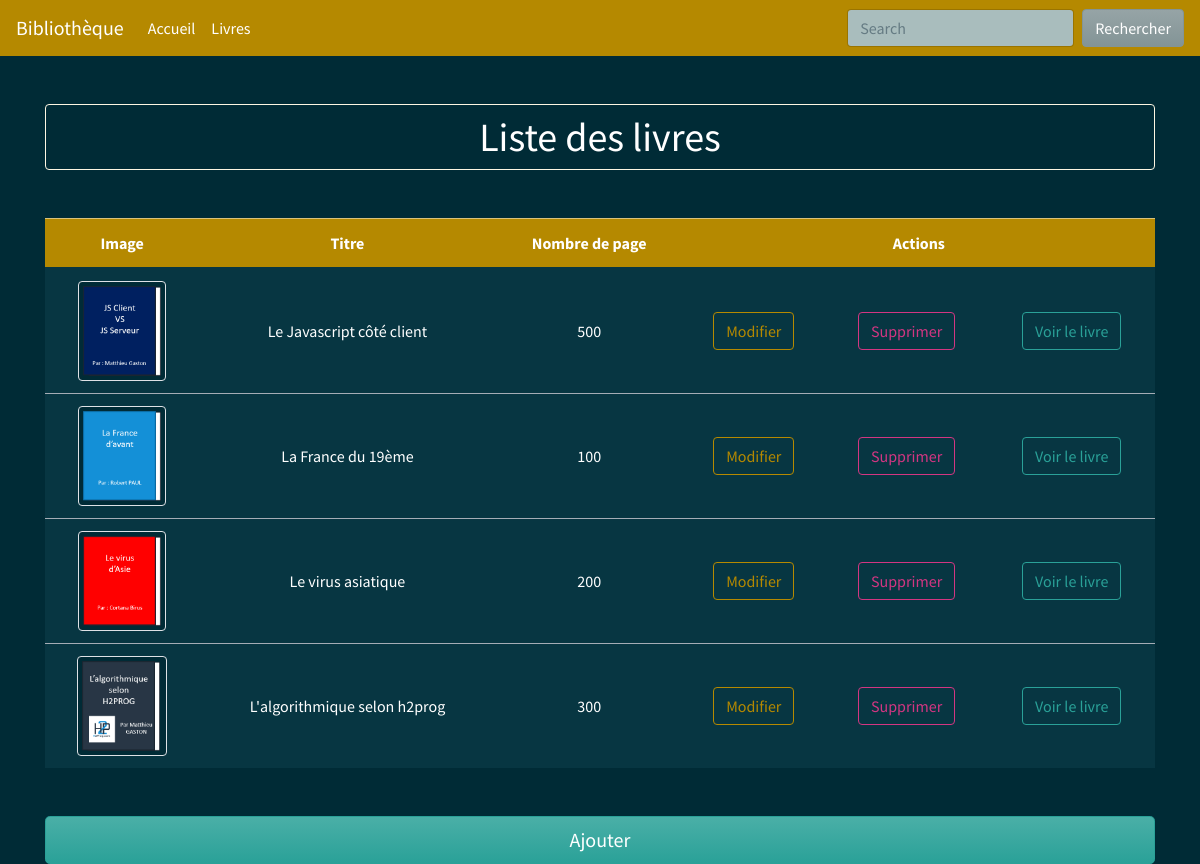
Screenshot of /livres with the database file from the repository.
### tables this page shows
CREATE TABLE IF NOT EXISTS `livres` (
  `id` int(11) NOT NULL AUTO_INCREMENT,
  `titre` varchar(50) NOT NULL,
  `nbPages` int(11) NOT NULL,
  `image` varchar(100) NOT NULL,
  PRIMARY KEY (`id`)
);

### controllers/LivreController.controller.php (called while the page is built, shortened)
<?php
require_once('models/LivreManager.class.php');
class LivreController extends Utils{
    private $livreManager;
    public function __construct(){
        $this->livreManager = new LivreManager;
        $this->livreManager->getBooksFromDb();
    }
    public function afficherLivres(){
        $books = $this->livreManager->getBooks();
        require "views/livres.view.php";
    }
}
?>

### models/LivreManager.class.php (called while the page is built, shortened)
<?php
require_once('Model.class.php');
require_once('Livre.class.php');
class LivreManager extends Model {
     private $books;
    public function ajoutLivre($book){
         $this->books[] = $book;
    }
    public function getBooks(){return $this->books;}
    public function getBooksFromDb() {
        $req = 'SELECT * FROM livres ORDER BY livres.id DESC ';
        $stmt = $this->getBDD()->prepare($req);
        $stmt ->execute();
        $livres = $stmt->fetchAll(PDO::FETCH_ASSOC);
    }
}
?>

### models/Livre.class.php (called while the page is built, shortened)
<?php
class Livre {
    private $id;
    private $titre;
    private $nbPages;
    private $image;
    public function __construct($id,$titre,$nbPages,$image)
    {
        $this->id = $id;
        $this->titre = $titre;
        $this->nbPages = $nbPages;
        $this->image = $image;
    }
    public function getId(){return $this->id;}
    public function getTitre(){return $this->titre;}
    public function getNbPages(){return $this->nbPages;}
    public function getImage(){return $this->image;}
}
?>

### models/Model.class.php (called while the page is built, shortened)
<?php
abstract class Model
{
    private static $pdo;
    private static function setBdd(){
        self::$pdo= new PDO("mysql:host=localhost;dbname=books;charset=utf8", 'root', 'root');
        self::$pdo->setAttribute(PDO::ATTR_ERRMODE,PDO::ERRMODE_WARNING);
    }
    protected function getBdd(){
        return self::$pdo;
    }
}
?>

### views/livres.view.php (the view, shortened to what this page needs)
<table class="table mt-5 ">
  <thead>
    <tr class="table-primary text-center">
      <th scope="col">Image</th>
      <th scope="col">Titre</th>
      <th scope="col">Nombre de page</th>
      <th scope="col" colspan="3">Actions</th>
    </tr>
  </thead>
  <tbody>
  <?php
foreach ( $books as $book) : ?>
    <tr class="table-dark text-center">
      <td scope="row" class="align-middle">
        <img src="<?=URL?>public/images/<?=$book->getImage()?>" alt="<?= $book->getTitre() ?>" style="max-height:100px;" class="img-fluid img-thumbnail">
      </td>
      <td class="align-middle"><?= $book->getTitre() ?></td>
      <td class="align-middle"><?= $book->getNbPages() ?></td>
      <td class="align-middle"><a href="<?=URL?>livres/u/<?=$book->getId();?>" class="btn btn-outline-primary">Modifier</a></td>
      <td class="align-middle">
       <form action="<?=URL?>livres/d/<?=$book->getId();?>" method="POST" onSubmit="return confirm('Voules-vous vraiement supprimer ce livre ?');">
          <button type="submit" class="btn btn-outline-danger">Supprimer</button>
        </form></td>
      <td class="align-middle"><a href="livres/l/<?=$book->getId()?>" class="btn btn-outline-success">Voir le livre</a></td>
    </tr>
  <?php endforeach; ?>
  </tbody>
</table>
<a href="<?=URL?>livres/a" type="button" class="btn btn-success btn-lg btn-block mt-5">Ajouter</a>
<?php
$title = 'Liste des livres';
$content = ob_get_clean();
require "template.php";
?>

### index.php (shortened to what this page needs)
<?php
require_once('./controllers/LivreController.controller.php');
$livreController =  new LivreController;
try {
    if(empty($_GET['page'])) {
        require "views/accueil.view.php";
    } else {
        $url = explode("/", filter_var($_GET['page']), FILTER_SANITIZE_URL);
        switch($url[0]) {
            case "livres" :
            if(empty($url[1])){
                $livreController->afficherLivres();
            } else if($url[1] === 'l') {
                $livreController->afficherUnLivre($url[2]);
            } else if($url[1] === 'a') {
                $livreController->ajouterUnLivre();
            } else if($url[1] === 'u') {
                $livreController->modifierUnLivre($url[2]);
            } else if($url[1] === 'd') {
                $livreController->supprimerLivre($url[2]);
            } else if($url[1] === 'av') {
                $livreController->ajoutLivreValidation();
            } else if($url[1] === 'uv') {
                $livreController->modifLivreValidation();
            } else {
                throw new Exception("La page n'existe pas");
            }
            break;
        }
    }
} catch (Exception $e) {
    echo $e->getMessage();
}
?>

### views/template.php (shortened to what this page needs)
<!DOCTYPE html>
<html lang="en">
<head>
    <link rel="stylesheet" href="https://bootswatch.com/4/solar/bootstrap.min.css">
</head>
<body>
   <nav class="navbar navbar-expand-lg navbar-dark bg-primary">
        <a class="navbar-brand" href="#">Bibliothèque</a>
        <div class="collapse navbar-collapse" id="navbarColor01">
            <ul class="navbar-nav mr-auto">
            <li class="nav-item active">
                <a class="nav-link" href="<?=URL?>accueil">Accueil
                </a>
            </li>
            <li class="nav-item active">
                <a class="nav-link" href="<?=URL?>livres">Livres
                </a>
            </li>
            </ul>
            <form class="form-inline my-2 my-lg-0">
            <input class="form-control mr-sm-2" type="text" placeholder="Search">
            <button class="btn btn-secondary my-2 my-sm-0" type="submit">Rechercher</button>
            </form>
        </div>
    </nav>
    <div class="container">
        <h1 class="text-center text-white rounded border  border-light p-2 mt-5"><?= $title ?></h1>
     <?=  $content ?>
    </div>
</body>
</html>

### rows the page displays
livres: image (picture), titre "Le Javascript côté client", nbPages "500"
livres: image (picture), titre "La France du 19ème", nbPages "100"
livres: image (picture), titre "Le virus asiatique", nbPages "200"
livres: image (picture), titre "L'algorithmique selon h2prog", nbPages "300"

### other values shown
$title "Liste des livres"
